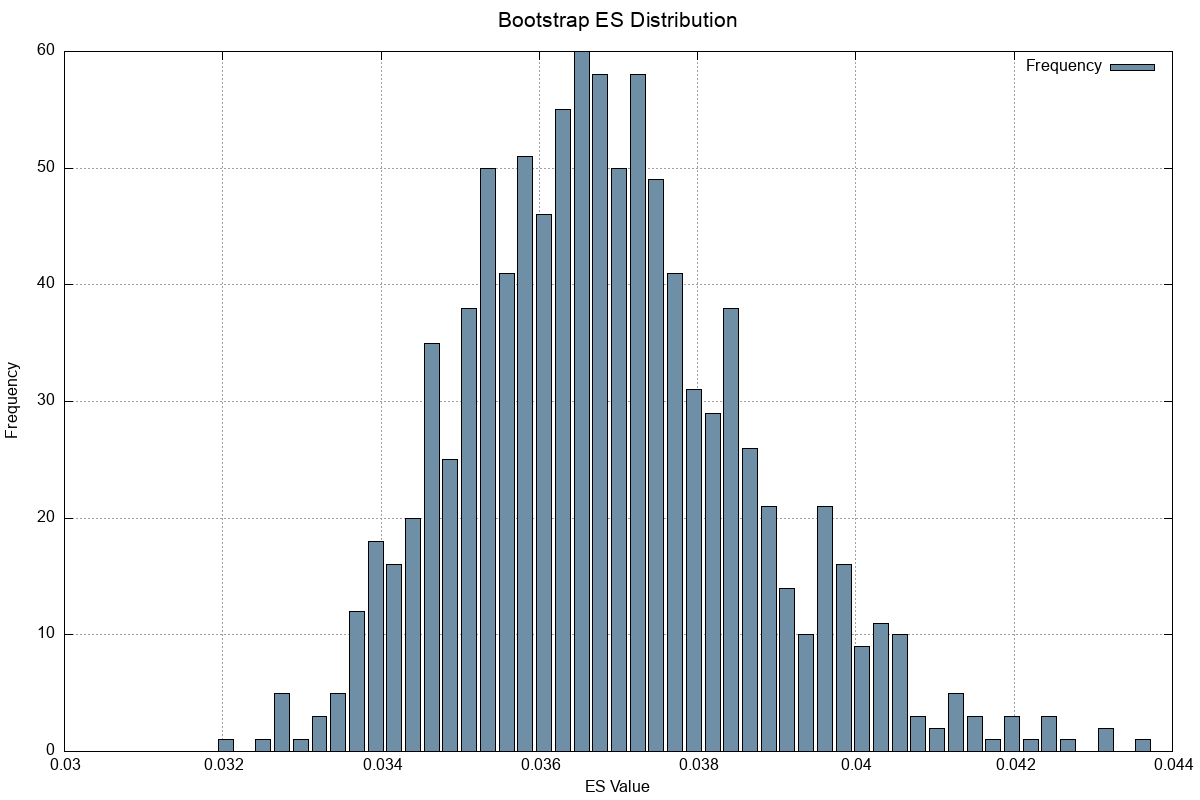

Write the gnuplot code that produced this figure.
set terminal png size 1200,800 enhanced font 'Arial,12'
set output './plots/bootstrap_es_distribution.png'

set title 'Bootstrap ES Distribution' font 'Arial,16'
set xlabel 'ES Value'
set ylabel 'Frequency'
set grid
set style fill solid 0.7 border -1
set boxwidth 0.000189201

plot './plots/bootstrap_es_distribution.dat' using 1:2 with boxes lc rgb 'steelblue' title 'Frequency'
